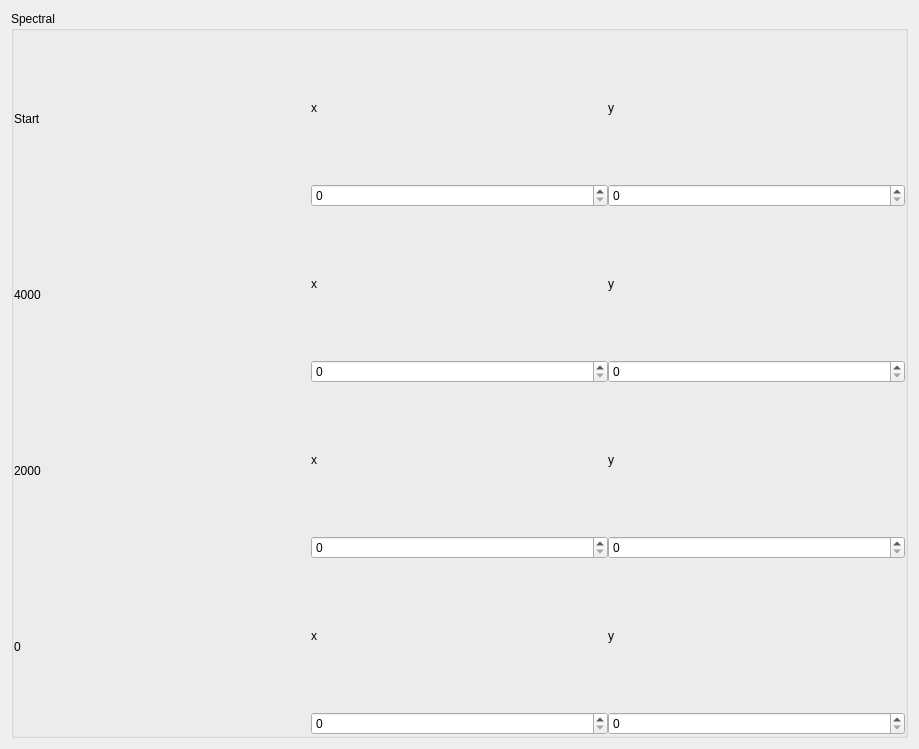
<?xml version="1.0" encoding="UTF-8"?>
<ui version="4.0">
 <class>SpectralSetting</class>
 <widget class="QWidget" name="SpectralSetting">
  <property name="geometry">
   <rect>
    <x>0</x>
    <y>0</y>
    <width>919</width>
    <height>749</height>
   </rect>
  </property>
  <property name="windowTitle">
   <string>SpectralSetting</string>
  </property>
  <layout class="QGridLayout" name="gridLayout_5">
   <item row="0" column="0">
    <widget class="QGroupBox" name="groupBox">
     <property name="title">
      <string>Spectral</string>
     </property>
     <layout class="QVBoxLayout" name="verticalLayout">
      <property name="spacing">
       <number>0</number>
      </property>
      <property name="leftMargin">
       <number>0</number>
      </property>
      <property name="topMargin">
       <number>0</number>
      </property>
      <property name="rightMargin">
       <number>0</number>
      </property>
      <property name="bottomMargin">
       <number>0</number>
      </property>
      <item>
       <layout class="QGridLayout" name="gLayStart">
        <item row="0" column="1">
         <widget class="QLabel" name="labelStart_x">
          <property name="text">
           <string>x</string>
          </property>
         </widget>
        </item>
        <item row="0" column="2">
         <widget class="QLabel" name="labelStart_y">
          <property name="text">
           <string>y</string>
          </property>
         </widget>
        </item>
        <item row="1" column="1">
         <widget class="QSpinBox" name="spinBoxStart_x">
          <property name="maximum">
           <number>999</number>
          </property>
         </widget>
        </item>
        <item row="1" column="2">
         <widget class="QSpinBox" name="spinBoxStart_y">
          <property name="maximum">
           <number>999</number>
          </property>
         </widget>
        </item>
        <item row="0" column="0" rowspan="2">
         <widget class="QLabel" name="labelStart">
          <property name="text">
           <string>Start</string>
          </property>
         </widget>
        </item>
       </layout>
      </item>
      <item>
       <layout class="QGridLayout" name="gLay4000">
        <item row="0" column="1">
         <widget class="QLabel" name="label4000_x">
          <property name="text">
           <string>x</string>
          </property>
         </widget>
        </item>
        <item row="0" column="2">
         <widget class="QLabel" name="label4000_y">
          <property name="text">
           <string>y</string>
          </property>
         </widget>
        </item>
        <item row="1" column="1">
         <widget class="QSpinBox" name="spinBox4000_x">
          <property name="maximum">
           <number>999</number>
          </property>
         </widget>
        </item>
        <item row="1" column="2">
         <widget class="QSpinBox" name="spinBox4000_y">
          <property name="maximum">
           <number>999</number>
          </property>
         </widget>
        </item>
        <item row="0" column="0" rowspan="2">
         <widget class="QLabel" name="label4000">
          <property name="text">
           <string>4000</string>
          </property>
         </widget>
        </item>
       </layout>
      </item>
      <item>
       <layout class="QGridLayout" name="gLay2000">
        <item row="0" column="1">
         <widget class="QLabel" name="label2000_x">
          <property name="text">
           <string>x</string>
          </property>
         </widget>
        </item>
        <item row="0" column="2">
         <widget class="QLabel" name="label2000_y">
          <property name="text">
           <string>y</string>
          </property>
         </widget>
        </item>
        <item row="1" column="1">
         <widget class="QSpinBox" name="spinBox2000_x">
          <property name="maximum">
           <number>999</number>
          </property>
         </widget>
        </item>
        <item row="1" column="2">
         <widget class="QSpinBox" name="spinBox2000_y">
          <property name="maximum">
           <number>999</number>
          </property>
         </widget>
        </item>
        <item row="0" column="0" rowspan="2">
         <widget class="QLabel" name="label2000">
          <property name="text">
           <string>2000</string>
          </property>
         </widget>
        </item>
       </layout>
      </item>
      <item>
       <layout class="QGridLayout" name="gLay0">
        <item row="1" column="2">
         <widget class="QSpinBox" name="spinBox0_x">
          <property name="maximum">
           <number>999</number>
          </property>
         </widget>
        </item>
        <item row="0" column="2">
         <widget class="QLabel" name="label0_x">
          <property name="text">
           <string>x</string>
          </property>
         </widget>
        </item>
        <item row="1" column="3">
         <widget class="QSpinBox" name="spinBox0_y">
          <property name="maximum">
           <number>999</number>
          </property>
         </widget>
        </item>
        <item row="0" column="3">
         <widget class="QLabel" name="label0_y">
          <property name="text">
           <string>y</string>
          </property>
         </widget>
        </item>
        <item row="0" column="1" rowspan="2">
         <widget class="QLabel" name="label0">
          <property name="text">
           <string>0</string>
          </property>
         </widget>
        </item>
       </layout>
      </item>
     </layout>
    </widget>
   </item>
  </layout>
 </widget>
 <resources/>
 <connections/>
</ui>
